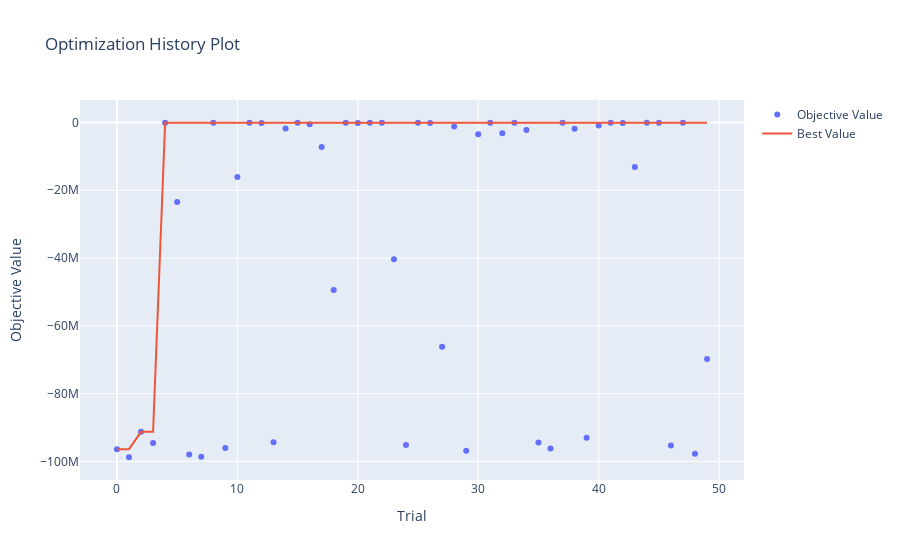

The notebook cell this image was saved under:
### Markdown cell above
**Plot Optimization History**

This plot shows the best trial value at each step of the optimization process.

### Code cell
from optuna.visualization import plot_optimization_history

fig = plot_optimization_history(study)
fig.show()
